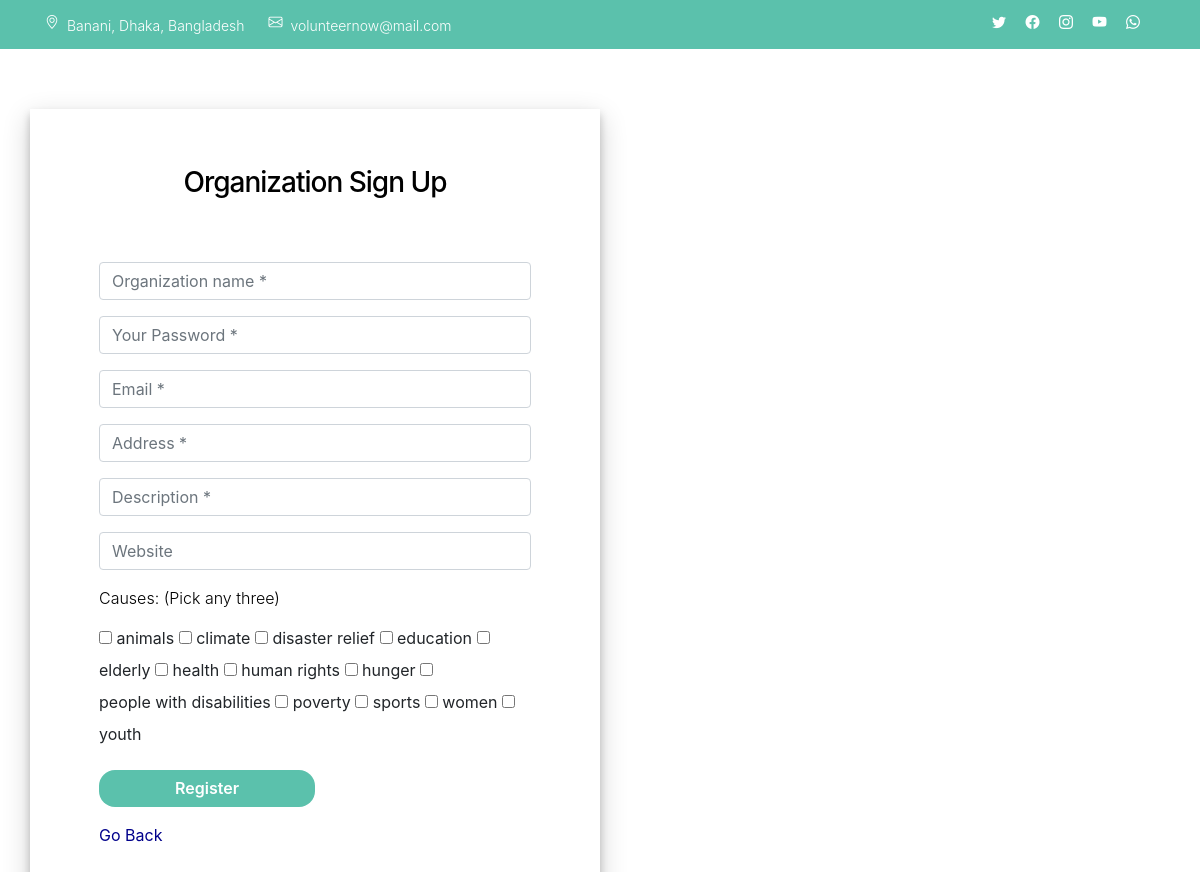
The page /org-signup.php on the database its author committed.
### tables this page shows
CREATE TABLE `cause` (
  `causename` varchar(50) NOT NULL
);

### org-signup.php (the view, shortened to what this page needs)
<?php
	include("connection.php");
?>
<html>
    <head>
        <link href="css/bootstrap.min.css" rel="stylesheet">
        <link href="css/bootstrap-icons.css" rel="stylesheet">
        <link href="css/style.css" rel="stylesheet">
        <link rel="stylesheet" href="css/login.css">
        <link href="//maxcdn.bootstrapcdn.com/bootstrap/4.1.1/css/bootstrap.min.css" rel="stylesheet" id="bootstrap-css">
    </head>
    <body>
    <header class="site-header">
            <div class="container">
                <div class="row">
                    <div class="col-lg-8 col-12 d-flex flex-wrap">
                        <p class="d-flex me-4 mb-0">
                            <i class="bi-geo-alt me-2"></i>
                            Banani, Dhaka, Bangladesh
                        </p>
                        <p class="d-flex mb-0">
                            <i class="bi-envelope me-2"></i>
                            <a href="mailto:volunteernow@mail.com">
                                volunteernow@mail.com
                            </a>
                        </p>
                    </div>
                    <div class="col-lg-3 col-12 ms-auto d-lg-block d-none">
                        <ul class="social-icon">
                            <li class="social-icon-item">
                                <a href="#" class="social-icon-link bi-twitter"></a>
                            </li>
                            <li class="social-icon-item">
                                <a href="#" class="social-icon-link bi-facebook"></a>
                            </li>
                            <li class="social-icon-item">
                                <a href="#" class="social-icon-link bi-instagram"></a>
                            </li>
                            <li class="social-icon-item">
                                <a href="#" class="social-icon-link bi-youtube"></a>
                            </li>
                            <li class="social-icon-item">
                                <a href="#" class="social-icon-link bi-whatsapp"></a>
                            </li>
                        </ul>
                    </div>
                </div>
            </div>
        </header>
        <div class="container login-container">
            <div class="row">
                <div class="col-md-6 login-form-1">
                    <h3>Organization Sign Up</h3>
                    <form method="post">
                        <div class="form-group">
                            <input type="text" class="form-control" name="name" placeholder="Organization name *" required>
                        </div>
                        <div class="form-group">
                            <input type="password" name="password" class="form-control" placeholder="Your Password *" required>
                        </div>
                        <div class="form-group">
                            <input type="email" class="form-control" name="email" placeholder="Email *" required>
                        </div>
                        <div class="form-group">
                            <input type="text" class="form-control" name="address" placeholder="Address *" required>
                        </div>
                        <div class="form-group">
                            <input type="text" class="form-control" name="description" placeholder="Description *" required>
                        </div>
                        <div class="form-group">
                            <input type="text" class="form-control" name="website" placeholder="Website">
                        </div>
                        <div class="form-group">
                        <p>Causes: (Pick any three)<br></p>
                        <?php
                            $query ="SELECT causename FROM cause";
                            $result = $con->query($query);
                            if($result->num_rows> 0){
                            $options= mysqli_fetch_all($result, MYSQLI_ASSOC);
                            }
                            ?>
                                <?php
                                foreach ($options as $option) {
                                    $i = $i + 1; ?>
                                    <input  type="checkbox" class="check" id="<?php echo $option['causename']; ?>" name="causelist[]" value="<?php echo $option['causename']; ?>" >
                                    <label for="<?php echo $option['causename']; ?>"><?php echo $option['causename']; ?> </label>
                                    <?php
                                }
                                ?>
                        </div>
                        <div class="form-group">
                            <input type="submit" class="btnSubmit" value="Register">
                        </div>
                        <div class="form-group">
                            <a href="login.php"> Go Back</a>
                        </div>
                    </form>
                </div>
            </div>
        </div>
    </body>
</html>

### css/style.css (style rules this page uses)
:root { --white-color: #ffffff; --primary-color: #5bc1ac; --secondary-color: #5a6f80; --section-bg-color: #f0f8ff; --site-footer-bg-color: #44525d; --custom-btn-bg-color: #597081; --custom-btn-bg-hover-color: #5bc1ac; --dark-color: #000000; --p-color: #717275; --border-color: #e9eaeb; --body-font-family: 'Metropolis', sans-serif; --h1-font-size: 52px; --h2-font-size: 46px; --h3-font-size: 32px; --h4-font-size: 28px; --h5-font-size: 24px; --h6-font-size: 22px; --p-font-size: 16px; --btn-font-size: 18px; --copyright-font-size: 14px; --border-radius-large: 100px; --border-radius-medium: 20px; --border-radius-small: 10px; --font-weight-light: 300; --font-weight-normal: 400; --font-weight-semibold: 600; --font-weight-bold: 700; }
body { background-color: var(--white-color); font-family: var(--body-font-family); }
h2, h3, h4, h5, h6 { color: var(--dark-color); }
h1, h2, h3, h4, h5, h6 { font-weight: var(--font-weight-semibold); letter-spacing: -1px; }
h3 { font-size: var(--h3-font-size); }
p { color: var(--p-color); font-size: var(--p-font-size); font-weight: var(--font-weight-light); }
ul li { color: var(--p-color); font-size: var(--p-font-size); font-weight: var(--font-weight-normal); }
a, button { touch-action: manipulation; transition: all 0.3s; }
a { color: var(--p-color); text-decoration: none; }
.site-header { background: var(--primary-color); padding-top: 15px; padding-bottom: 10px; }
.site-header p, .site-header p a, .site-header .social-icon-link { color: var(--white-color); font-size: var(--copyright-font-size); }
.site-header .social-icon { text-align: right; }
.site-header .social-icon-link { background: transparent; width: inherit; height: inherit; line-height: inherit; margin-right: 15px; }
.social-icon { margin: 0; padding: 0; }
.social-icon-item { list-style: none; display: inline-block; vertical-align: top; }
.social-icon-link { background: var(--site-footer-bg-color); border-radius: var(--border-radius-large); color: var(--white-color); font-size: var(--copyright-font-size); display: block; margin-right: 5px; text-align: center; width: 35px; height: 35px; line-height: 38px; }

### css/login.css (style rules this page uses)
.login-container { margin-top: 5%; margin-bottom: 5%; }
.login-form-1 { padding: 5%; box-shadow: 0 5px 8px 0 rgba(0, 0, 0, 0.2), 0 9px 26px 0 rgba(0, 0, 0, 0.19); }
.login-form-1 h3 { text-align: center; color: black; }
.login-container form { padding: 10%; }
.btnSubmit { width: 50%; border-radius: 1rem; padding: 1.5%; border: none; cursor: pointer; }
.login-form-1 .btnSubmit { font-weight: 600; color: #fff; background-color: #5bc1ac; }
.form-group p { color: black; }
.form-group a { color: darkblue; }

### rows shown on the page
cause: causename "animals"
cause: causename "climate"
cause: causename "disaster relief"
cause: causename "education"
cause: causename "elderly"
cause: causename "health"
cause: causename "human rights"
cause: causename "hunger"
cause: causename "people with disabilities"
cause: causename "poverty"
cause: causename "sports"
cause: causename "women"
cause: causename "youth"
